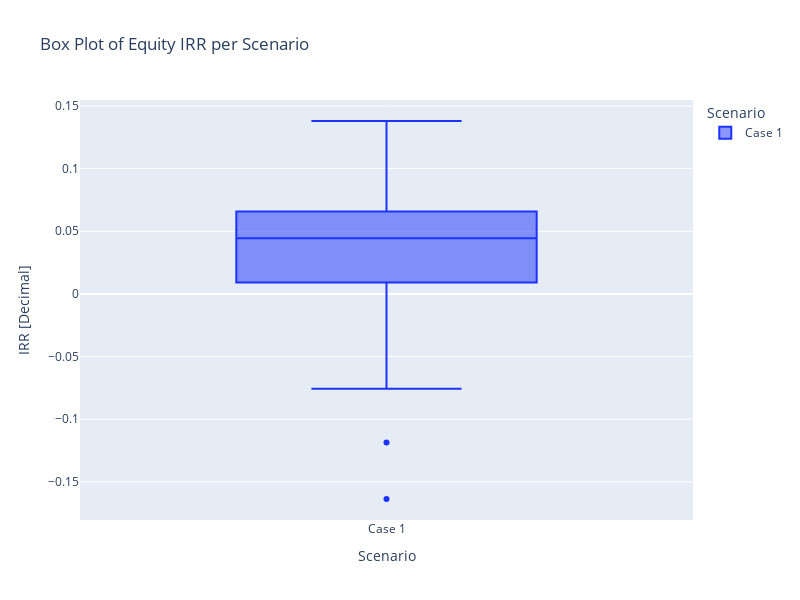

The cell this chart's notebook holds for it:
### Markdown cell above
### Boxplot

### Code cell
utils.plot_npv_boxplot(o, case_list)

### Figure 1 — Plotly figure (JSON) as saved in the notebook; plotly's stock layout.template omitted (floating-point values rounded to 4 significant figures)
{"data": [{"alignmentgroup": "True", "hovertemplate": "Scenario=%{x}<br>IRR [Decimal]=%{y}<extra></extra>", "legendgroup": "Case 1", "marker": {"color": "#1c33ff"}, "name": "Case 1", "notched": false, "offsetgroup": "Case 1", "orientation": "v", "showlegend": true, "type": "box", "x": ["Case 1", "Case 1", "Case 1", "Case 1", "Case 1", "Case 1", "Case 1", "Case 1", "Case 1", "Case 1", "Case 1", "Case 1", "Case 1", "Case 1", "Case 1", "Case 1", "Case 1", "Case 1", "Case 1", "Case 1", "Case 1", "Case 1", "Case 1", "Case 1", "Case 1", "Case 1", "Case 1", "Case 1", "Case 1", "Case 1", "Case 1", "Case 1", "Case 1", "Case 1", "Case 1", "Case 1", "Case 1", "Case 1", "Case 1", "Case 1", "Case 1", "Case 1", "Case 1", "Case 1", "Case 1", "Case 1", "Case 1", "Case 1", "Case 1", "Case 1"], "x0": " ", "xaxis": "x", "y": [0.07715, -0.1637, -0.05917, 0.07011, 0.08494, 0.06332, 0.0161, -0.04272, -0.01082, 0.0161, 0.06488, 0.08658, 0.09463, -0.02434, 0.05663, 0.07785, -0.1186, -0.06461, 0.138, 0.0905, 0.09591, -0.03499, 0.02834, 0.04879, 0.07613, 0.03344, 0.02819, 0.0342, -0.07004, 0.009134, -0.03964, 0.05547, -0.02888, 0.04295, 0.04839, 0.01241, -0.07564, 0.06573, 0.02422, 0.05554, 0.08658, 0.07648, 0.04572, 0.03981, 0.04922, 0.05754, 0.01489, 0.02774, 0.06332, 0.04882], "y0": " ", "yaxis": "y"}], "layout": {"boxmode": "overlay", "height": 600, "legend": {"title": {"text": "Scenario"}, "tracegroupgap": 0}, "title": {"text": "Box Plot of Equity IRR per Scenario"}, "width": 800, "xaxis": {"anchor": "y", "categoryarray": ["Case 1"], "categoryorder": "array", "domain": [0, 1], "title": {"text": "Scenario"}}, "yaxis": {"anchor": "x", "domain": [0, 1], "title": {"text": "IRR [Decimal]"}}}}
